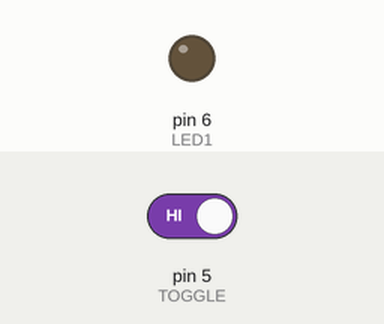
A sketch run on a simulated Arduino Uno, built with avr-gcc and run on an emulated ATmega328P. On the bench: output pins drawn as LEDs (lit = HIGH). Dashed ring = blinking. Inputs (shaded band) come from the test bench; at power-on: pin 5 (TOGGLE) HIGH.

Above: at 1.4 s.
1.5 s: pin 5 (TOGGLE) driven LOW
At 1.65 s:
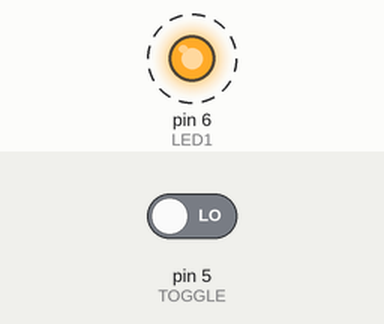
4.5 s: pin 5 (TOGGLE) driven HIGH
At 5.6 s:
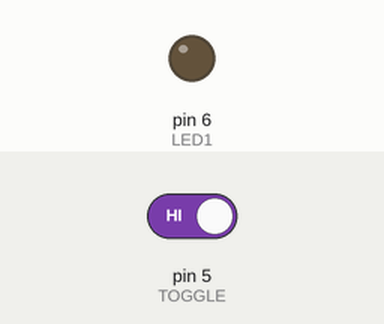
Timing chart, 0 to 7.5 s (numbered marks = the images above; inputs shaded):
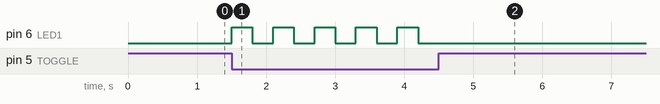

Measured:
- after the input at 1.5 s, pin 6 (LED1): alternates HIGH for 0.30 s and LOW for 0.30 s, starting at once
- after the input at 4.5 s, pin 6 (LED1): stops changing and stays LOW

The sketch:

vilqnap.ino
```cpp
#define LED1 6
#define LEDON LOW
#define LEDOFF HIGH
#define TOGGLE 5
#define PRESS LOW
int Led1State = LEDON;

void setup() {
  pinMode(LED1, OUTPUT);
  pinMode(TOGGLE, INPUT);
  digitalWrite(LED1, Led1State);

  Serial.begin(9600);
}

void loop() {

int t = digitalRead(TOGGLE);
    if(t == PRESS){
      if(Led1State == LEDON){
        Led1State = LEDOFF;
      }else{
        Led1State = LEDON;
      }
      digitalWrite(LED1, Led1State);
    }
    delay(300);
}
```
